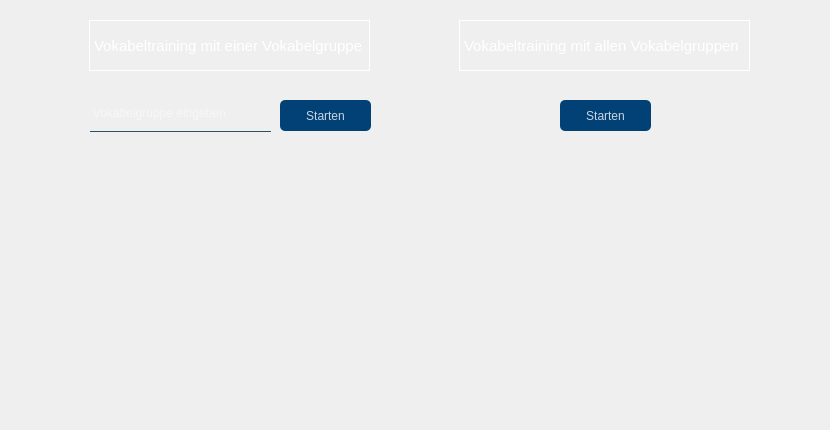
        <widget class="QWidget" name="selection">
         <widget class="QWidget" name="placer" native="true">
          <property name="geometry">
           <rect>
            <x>0</x>
            <y>0</y>
            <width>821</width>
            <height>421</height>
           </rect>
          </property>
          <widget class="QPushButton" name="start">
           <property name="geometry">
            <rect>
             <x>280</x>
             <y>100</y>
             <width>91</width>
             <height>31</height>
            </rect>
           </property>
           <property name="styleSheet">
            <string notr="true">#start{
	background-color: rgba(2, 65, 118, 255);
	color: rgba(255, 255, 255, 200);
	border-radius: 5px;
}

#start:pressed{
	padding-left: 5px;
	padding-top: 5px;
	background-color: rgba(2, 65, 118, 100);
}

#start:hover,
#start:focus{
	background-color: rgba(2, 65, 118, 200);
}</string>
           </property>
           <property name="text">
            <string>Starten</string>
           </property>
          </widget>
          <widget class="QLineEdit" name="groupGame">
           <property name="geometry">
            <rect>
             <x>90</x>
             <y>101</y>
             <width>181</width>
             <height>31</height>
            </rect>
           </property>
           <property name="styleSheet">
            <string notr="true">background-color: rgba(0, 0, 0, 0);
border: 1px solid rgba(0, 0, 0, 0);
border-bottom-color: rgba(46, 82, 101, 255);
color: rgb(255, 255, 255);
padding-bottom: 7px</string>
           </property>
           <property name="placeholderText">
            <string>Vokabelgruppe eingeben</string>
           </property>
          </widget>
          <widget class="QPushButton" name="startAll">
           <property name="geometry">
            <rect>
             <x>560</x>
             <y>100</y>
             <width>91</width>
             <height>31</height>
            </rect>
           </property>
           <property name="styleSheet">
            <string notr="true">#startAll{
	background-color: rgba(2, 65, 118, 255);
	color: rgba(255, 255, 255, 200);
	border-radius: 5px;
}

#startAll:pressed{
	padding-left: 5px;
	padding-top: 5px;
	background-color: rgba(2, 65, 118, 100);
}

#startAll:hover,
#startAll:focus{
	background-color: rgba(2, 65, 118, 200);
}</string>
           </property>
           <property name="text">
            <string>Starten</string>
           </property>
          </widget>
          <widget class="QWidget" name="selectionPlacer" native="true">
           <property name="geometry">
            <rect>
             <x>-1</x>
             <y>20</y>
             <width>821</width>
             <height>80</height>
            </rect>
           </property>
           <widget class="QLabel" name="selectionText">
            <property name="geometry">
             <rect>
              <x>90</x>
              <y>0</y>
              <width>281</width>
              <height>51</height>
             </rect>
            </property>
            <property name="styleSheet">
             <string notr="true">color: white;
font-weight: bold;
font: 15px;
border: 1px solid white;</string>
            </property>
            <property name="text">
             <string>Vokabeltraining mit einer Vokabelgruppe</string>
            </property>
           </widget>
           <widget class="QLabel" name="selectionText2">
            <property name="geometry">
             <rect>
              <x>460</x>
              <y>0</y>
              <width>291</width>
              <height>51</height>
             </rect>
            </property>
            <property name="styleSheet">
             <string notr="true">color: white;
font-weight: bold;
font: 15px;
border: 1px solid white;</string>
            </property>
            <property name="text">
             <string>Vokabeltraining mit allen Vokabelgruppen</string>
            </property>
           </widget>
           <widget class="QWidget" name="ph13" native="true">
            <property name="geometry">
             <rect>
              <x>-30</x>
              <y>0</y>
              <width>120</width>
              <height>80</height>
             </rect>
            </property>
           </widget>
           <widget class="QWidget" name="ph14" native="true">
            <property name="geometry">
             <rect>
              <x>759</x>
              <y>0</y>
              <width>51</width>
              <height>80</height>
             </rect>
            </property>
           </widget>
          </widget>
          <widget class="QLabel" name="errorMsgGame">
           <property name="geometry">
            <rect>
             <x>90</x>
             <y>140</y>
             <width>161</width>
             <height>16</height>
            </rect>
           </property>
           <property name="styleSheet">
            <string notr="true">color: red;</string>
           </property>
           <property name="text">
            <string/>
           </property>
          </widget>
          <widget class="QLabel" name="errorMsgGameAll">
           <property name="geometry">
            <rect>
             <x>510</x>
             <y>140</y>
             <width>201</width>
             <height>20</height>
            </rect>
           </property>
           <property name="styleSheet">
            <string notr="true">color: red;</string>
           </property>
           <property name="text">
            <string/>
           </property>
          </widget>
         </widget>
        </widget>
